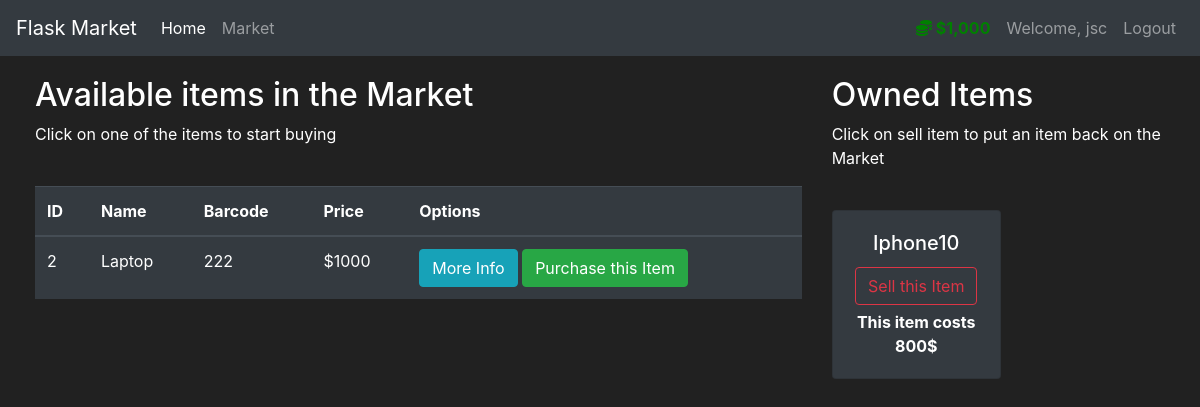
The page /market (signed in) on the database as committed earlier.
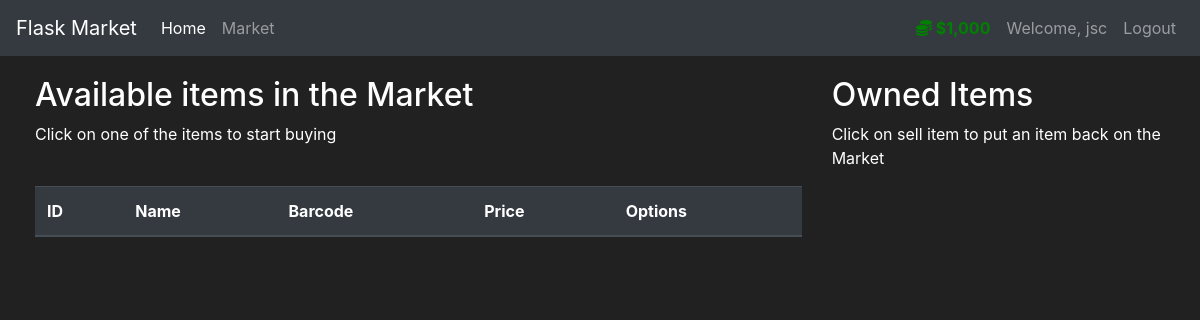
The same page on the database as committed later.
### market/models.py (models this page shows, shortened)
class User(db.Model, UserMixin):
    id = db.Column(db.Integer(), primary_key=True)
    username = db.Column(db.String(length=30), nullable=False, unique=True)
    email_address = db.Column(db.String(length=50), nullable=False, unique=True)
    password_hash = db.Column(db.String(length=60), nullable=False)
    budget = db.Column(db.Integer(), nullable=False, default=1000)
    items = db.relationship('Item', backref='owned_user', lazy=True)
    @property
    def prettier_budget(self):
        if len(str(self.budget)) >= 4:
            s_budget = str(self.budget)[-1]
            for i in range(len(str(self.budget)) - 2, -1, -1):
                if i % 3 == 0:
                    s_budget += ','
                s_budget += str(self.budget)[i]
            return f"${s_budget[::-1]}"
        else:
            return f"${self.budget}"
    @property
    def password(self):
        return self.password

class Item(db.Model):
    id = db.Column(db.Integer(), primary_key=True)
    name = db.Column(db.String(length=30), nullable=False, unique=True)
    price = db.Column(db.Integer(), nullable=False)
    barcode = db.Column(db.String(length=12), nullable=False, unique=True)
    description = db.Column(db.String(length=1024), nullable=False, unique=True)
    owner = db.Column(db.Integer(), db.ForeignKey('user.id'))

### market/routes.py (the view, shortened to what this page needs)
@app.route('/market', methods=['GET', 'POST'])
@login_required
def market_page():
    purchase_form = PurchaseItemForm()
    sell_form = SellItemForm()
    if request.method == "GET":
        items = Item.query.filter_by(owner=None)
        owned_items = Item.query.filter_by(owner=current_user.id)
        return render_template('market.html',
                               items=items,
                               owned_items=owned_items,
                               purchase_form=purchase_form,
                               sell_form=sell_form
                               )

### market/models.py (called while the page is built)
@login_manager.user_loader
def load_user(user_id):
    return User.query.get(int(user_id))

### market/templates/market.html (shortened to what this page needs)
{% extends 'base.html' %}
{% block content %}
<div class="row" style="margin-top:20px; margin-left:20px">
    <div class="col-8">
        <h2>Available items in the Market</h2>
        <p>Click on one of the items to start buying</p>
        <br>
        <table class="table table-hover table-dark">
            <thead>
            <tr>
                <th scope="col">ID</th>
                <th scope="col">Name</th>
                <th scope="col">Barcode</th>
                <th scope="col">Price</th>
                <th scope="col">Options</th>
            </tr>
            </thead>
            <tbody>
            {% for item in items %}
            <tr>
                <td>{{ item.id }}</td>
                <td>{{ item.name }}</td>
                <td>{{ item.barcode }}</td>
                <td>${{ item.price }}</td>
                <td>
                    <button class="btn btn-outline btn-info" data-toggle="modal" data-target="#Modal-MoreInfo-{{ item.id }}">More Info</button>
                    <button class="btn btn-outline btn-success" data-toggle="modal" data-target="#Modal-PurchaseConfirm-{{ item.id }}">Purchase this Item</button>
                </td>
            </tr>
            {% endfor %}
            </tbody>
        </table>
    </div>
    <div class="col-4">
        <h2>Owned Items</h2>
        <p>Click on sell item to put an item back on the Market</p>
        <br>
        <div class="row">
           {% for owned_item in owned_items %}
             <div class="col-md-6">
                 <div style="margin-bottom: 5px" class="card text-center bg-dark">
                      <div class="card-body">
                          <h5 class="card-title">{{ owned_item.name }}</h5>
                          <button type="button" class="btn btn-outline-danger" style="margin-bottom: 5px"
                                  data-toggle="modal" data-target="#Modal-SellConfirm-{{ owned_item.id }}">
                              Sell this Item
                          </button>
                          <p class="card-text"><strong>
                              This item costs {{ owned_item.price }}$
                          </strong></p>
                      </div>
                  </div>
             </div>
           {% endfor %}
        </div>
   </div>
</div>
{% endblock %}

### market/templates/base.html (shortened to what this page needs)
<!doctype html>
<html lang="en">
   <head>
      <link rel="stylesheet" href="https://cdn.jsdelivr.net/npm/bootstrap@4.5.3/dist/css/bootstrap.min.css">
   </head>
   <body>
    <nav class="navbar navbar-expand-md navbar-dark bg-dark">
      <a class="navbar-brand" href="#">Flask Market</a>
      <div class="collapse navbar-collapse" id="navbarNav">
        <ul class="navbar-nav mr-auto">
            <li class="nav-item active">
                <a class="nav-link" href="{{ url_for('home_page') }}">Home <span class="sr-only">(current)</span></a>
            </li>
            <li class="nav-item">
                <a class="nav-link" href="{{ url_for('market_page') }}">Market</a>
            </li>
        </ul>
        {% if current_user.is_authenticated %}
            <ul class="navbar-nav">
                <li class="nav-item">
                    <a class="nav-link" style="color: green; font-weight: bold">
                        <i class="fas fa-coins"></i>
                    </a>
                </li>
                <li class="nav-item">
                    <a class="nav-link">Welcome, {{ current_user.username }}</a>
                </li>
                <li class="nav-item">
                    <a class="nav-link" href="{{ url_for('logout_page') }}">Logout</a>
                </li>
            </ul>
        {% endif %}
      </div>
    </nav>
        {% block content %}
        {% endblock %}
   </body>
</html>

### market/templates/base.html (style rules this page uses)
body { background-color: #212121; color: white }

Rows that differ between the two databases and show on the page:
no longer on this page (row edited): Item: id "2", name "Laptop", barcode "222", price "1000", shown under "Available items in the Market"
no longer on this page (row edited): Item: name "Iphone10", price "800", shown under "Owned Items"
